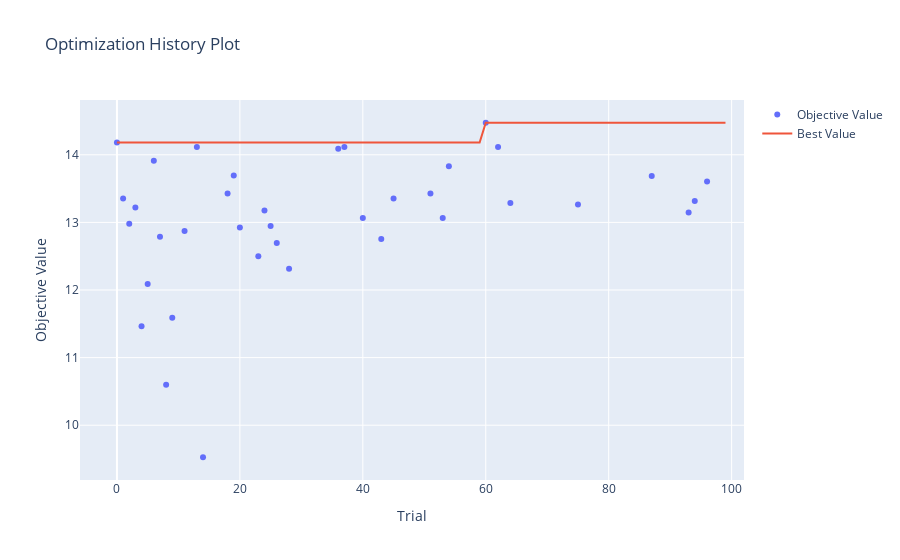

Notebook source saved alongside this figure:
### Code cell
fig = vis.plot_optimization_history(optuna_study)
fig.show()
